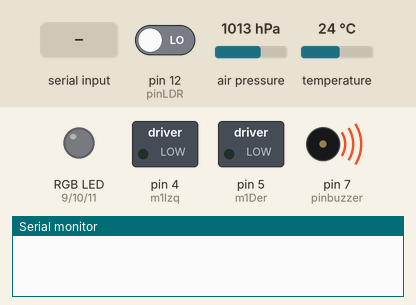
A sketch run on a simulated Arduino Uno, built with avr-gcc and run on an emulated ATmega328P. Shown: switched loads named in the sketch (green lamp = pin HIGH), an RGB LED mixed from three pins (HIGH = lit), buzzer (waves = sounding, pin HIGH), the last lines printed to the serial monitor. Inputs (shaded band) come from the test bench; at power-on: temperature 24 °C, pin 12 (pinLDR) LOW, air pressure 1013 hPa.

Above: at 3.2 s.
3.3 s: "0\n" received over Serial
At 10.5 s:
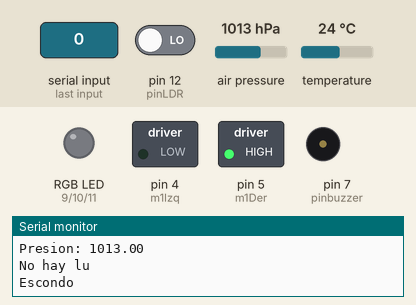
15.2 s: temperature set to 12 °C
At 20.5 s:
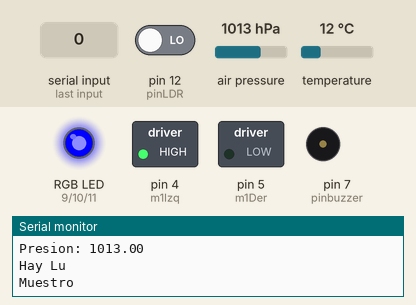
26.5 s: pin 12 (pinLDR) driven HIGH
At 35.3 s:
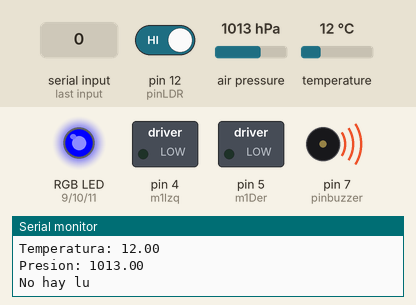
36.5 s: "90,45\n" received over Serial
At 40.3 s:
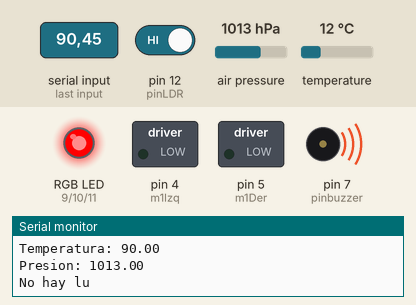
41.5 s: pin 12 (pinLDR) driven LOW
At 45.5 s:
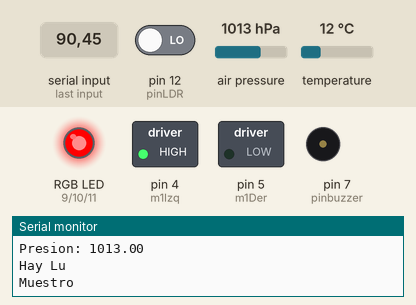
51.5 s: temperature set to 19 °C
At 60.4 s:
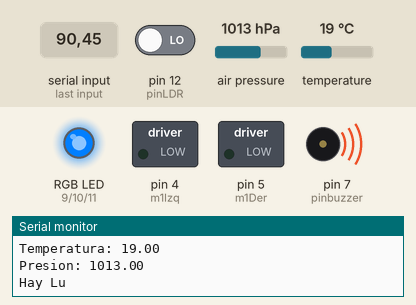
Timing chart, 0 to 61.9 s (numbered marks = the images above; inputs shaded):
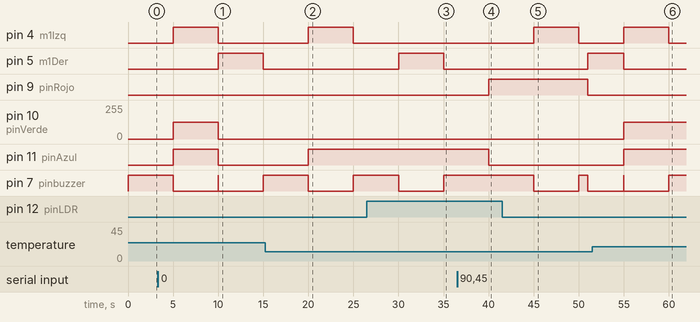

The sketch:

PuenteH_LDR.ino
```cpp
#include <Wire.h>
#include <SPI.h>
#include <Adafruit_BMP280.h>

#define BMP_SCK  (13)
#define BMP_MISO (12)
#define BMP_MOSI (11)
#define BMP_CS   (10)
Adafruit_BMP280 bmp;
/*#include <DHT.h>

#define DHTPIN 8
#define DHTTYPE DHT11
DHT dht(DHTPIN, DHTTYPE);
*/
int m1Izq = 4;
int m1Der = 5;
int secando = 0; //0 es no hay lu mono
const int pinbuzzer = 7;
const int pinLDR = 12;
const int pinRojo = 9;
const int pinVerde = 10;
const int pinAzul =11;
unsigned long previousMillis = 0;
const long interval = 5000;

float hum,temp,pres,tempBmp;
int btOrdenEsconder = LOW;
int btOrdenLeds =LOW;
void setup() {
  Serial.begin(9600);
  pinMode(pinbuzzer,OUTPUT);
  pinMode(pinLDR,INPUT);
  pinMode(m1Izq,OUTPUT);
  pinMode(m1Der,OUTPUT);
  digitalWrite(pinbuzzer,HIGH);
  bmp.begin();
    /* Default settings from datasheet. */
  bmp.setSampling(Adafruit_BMP280::MODE_NORMAL,     /* Operating Mode. */
                  Adafruit_BMP280::SAMPLING_X2,     /* Temp. oversampling */
                  Adafruit_BMP280::SAMPLING_X16,    /* Pressure oversampling */
                  Adafruit_BMP280::FILTER_X16,      /* Filtering. */
                  Adafruit_BMP280::STANDBY_MS_500); /* Standby time. */
  secuenciaInicio();
}

void loop() {


 unsigned long currentMillis = millis();
   if (currentMillis - previousMillis >= interval) {
    digitalWrite(m1Der,LOW);
    digitalWrite(m1Izq,LOW);
    digitalWrite(pinbuzzer,HIGH);
    previousMillis = currentMillis;
    hum = 35;
    //int dhtDisp = leerDHT();
    //hum = dht.readHumidity();
    //temp = dht.readTemperature();
    if(Serial.available()>0){
      tempBmp = Serial.parseFloat();
    }
    else{
    tempBmp = bmp.readTemperature();
    }
    pres = bmp.readPressure()/100;
    Serial.print("Humedad: ");
    Serial.println(hum);
    Serial.print("Temperatura: ");
    Serial.println(tempBmp);
    Serial.print("Presion: ");
    Serial.println(pres);

    if(btOrdenLeds==LOW){
    cambiarLeds(tempBmp);
    }
    else{
      //leeriamos antes los valores del android
      cambiarLedsBT();
    }
    //poner datos de humedad, temperatura y presion aca
    if(nohayLu()==HIGH||(hum>60)||tempBmp<10||pres<1007||btOrdenEsconder==HIGH){
          Serial.println("No hay lu");
          //no hay lu
          if(secando != 0){
              Serial.println("Escondo");
              digitalWrite(pinbuzzer,LOW);
              //moverMotorBloq(0);
              digitalWrite(m1Der,HIGH);
              digitalWrite(m1Izq,LOW);
              secando = 0;
            }
  }
 else{
      Serial.println("Hay Lu");
      if(secando == 0){
          Serial.println("Muestro");
          digitalWrite(pinbuzzer,LOW);
          //moverMotorBloq(1);
        digitalWrite(m1Der,LOW);
        digitalWrite(m1Izq,HIGH);

          secando = 1;
      }
  //hay lu
  }
   }

}

/**
 * Devuelve high cuando no hay lu
 */
int nohayLu(){
return  digitalRead(pinLDR);
}

/**
 * Devuelve si pudo leer o no lo que hay en el dht
 */
/*int leerDHT(){
    hum = dht.readHumidity();
    temp = dht.readTemperature();


  if (isnan(hum) || isnan(temp)) {

    Serial.println("Error obteniendo los datos del sensor DHT11");
    return LOW;
  }
  return HIGH;
}
*/
void cambiarLeds(float t){
  analogWrite(pinRojo,0);
  analogWrite(pinVerde,0);
  analogWrite(pinAzul,0);

  if(t>28){
    analogWrite(pinRojo,255);
    return;
  }
  if(t>25){
    analogWrite(pinRojo,127);
    analogWrite(pinVerde,255);
    return;
  }
  if(t>18){
    analogWrite(pinVerde,127);
    analogWrite(pinAzul,255);
    return;
  }

  if(t>10){
    analogWrite(pinAzul,255);
    return;
  }
/*  digitalWrite(pinRojo,255);
  digitalWrite(pinVerde,);
  digitalWrite(pinAzul,255);
  */
}

void secuenciaInicio(){
digitalWrite(11,255);
delay(500);
digitalWrite(10,255);
delay(500);
digitalWrite(9,0);
delay(500);
digitalWrite(11,0);
digitalWrite(10,0);
digitalWrite(9,0);
delay(500);
}

void cambiarLedsBT(){
  Serial.println("Todavia no hago nada bro");
}
```

Measured:
- after the input at 3.3 s, pin 5 (m1Der): LOW → HIGH after 6.7 s, → LOW 5.0 s later
- after the input at 15.2 s, pin 10 (pinVerde): stays 0/255 (without the input it goes to 127/255 after 4.8 s)
- after the input at 26.5 s, pin 5 (m1Der): LOW → HIGH after 3.5 s, → LOW 5.0 s later; pin 7 (pinbuzzer): HIGH → LOW after 3.5 s, → HIGH 5.0 s later
- after the input at 36.5 s, pin 9 (pinRojo): LOW → HIGH after 3.5 s; pin 11 (pinAzul): HIGH → LOW after 3.5 s
- after the input at 41.5 s, pin 4 (m1Izq): LOW → HIGH after 3.5 s, → LOW 5.0 s later; pin 5 (m1Der): LOW → HIGH after 9.5 s; pin 7 (pinbuzzer): HIGH → LOW after 3.5 s, → HIGH 5.0 s later, → LOW 1.0 s later
- after the input at 51.5 s, pin 10 (pinVerde): 0/255 → 127/255 after 3.5 s
- by itself, pin 7 (pinbuzzer): alternates HIGH for 0.01 s and LOW for 5.0 s
